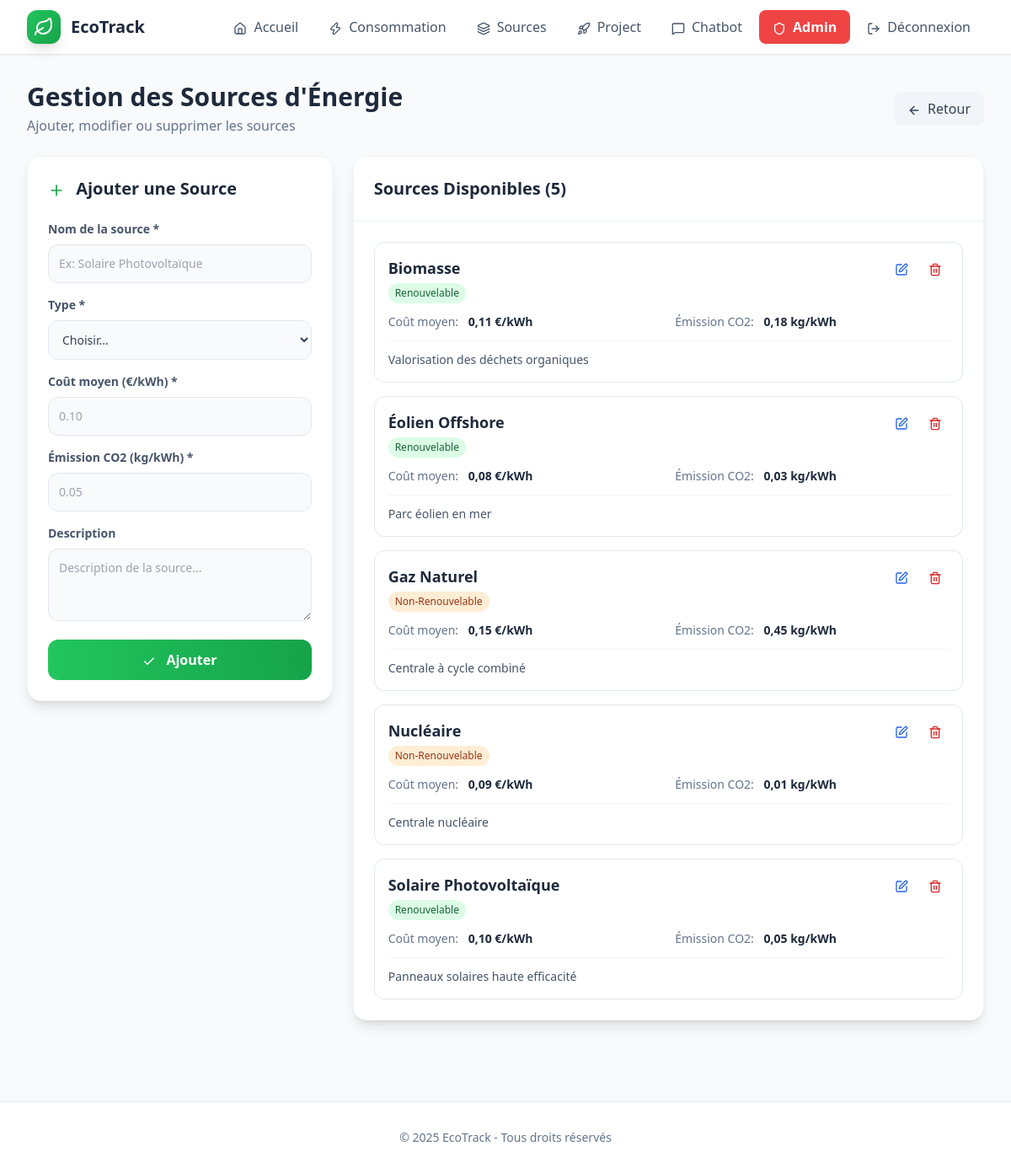
The page /view/backoffice/manage_sources.php (signed in) on the database its author committed.
### tables this page shows
CREATE TABLE source_energie (
  id INT UNSIGNED AUTO_INCREMENT PRIMARY KEY,
  nom VARCHAR(150) NOT NULL,
  type VARCHAR(50) NOT NULL,              
  cout_moyen DECIMAL(10,4) NOT NULL,      
  emission_carbone DECIMAL(10,4) NOT NULL,  
  description TEXT NULL,
  created_at TIMESTAMP DEFAULT CURRENT_TIMESTAMP
);

### view/backoffice/manage_sources.php (the view, shortened to what this page needs)
<?php
require_once '../../controller/functions.php';
$sources = getAllSources();
$editMode = false;
$editData = null;
?>
<div class="mb-6 flex justify-between items-center">
    <div>
        <h1 class="text-3xl font-bold text-slate-800">Gestion des Sources d'Énergie</h1>
        <p class="text-slate-500 mt-1">Ajouter, modifier ou supprimer les sources</p>
    </div>
    <a href="dashboard.php" class="px-4 py-2 bg-slate-100 text-slate-700 rounded-lg hover:bg-slate-200 transition-colors">
        <i data-lucide="arrow-left" class="w-4 h-4 inline mr-2"></i>Retour
    </a>
</div>
<div class="grid grid-cols-1 lg:grid-cols-3 gap-6">
    <div class="lg:col-span-1">
        <div class="bg-white rounded-2xl border border-slate-100 shadow-lg p-6 sticky top-24">
            <h2 class="text-xl font-bold text-slate-800 mb-6">
                <i data-lucide="<?php echo $editMode ? 'edit' : 'plus'; ?>" class="w-5 h-5 inline mr-2 text-green-600"></i>
                <?php echo $editMode ? 'Modifier' : 'Ajouter'; ?> une Source
            </h2>
            <form method="POST" class="space-y-4">
                <div>
                    <label class="block text-sm font-semibold text-slate-600 mb-2">Nom de la source *</label>
                    <input type="text" name="nom" required value="<?php echo $editMode ? htmlspecialchars($editData['nom']) : ''; ?>" class="w-full bg-slate-50 border border-slate-200 text-slate-900 text-sm rounded-xl focus:ring-green-500 focus:border-green-500 p-3" placeholder="Ex: Solaire Photovoltaïque">
                </div>
                <div>
                    <label class="block text-sm font-semibold text-slate-600 mb-2">Type *</label>
                    <select name="type" required class="w-full bg-slate-50 border border-slate-200 text-slate-700 text-sm rounded-xl focus:ring-green-500 focus:border-green-500 p-3">
                        <option value="">Choisir...</option>
                    </select>
                </div>
                <div>
                    <label class="block text-sm font-semibold text-slate-600 mb-2">Coût moyen (€/kWh) *</label>
                    <input type="number" name="cout_moyen" step="0.01" required value="<?php echo $editMode ? $editData['cout_moyen'] : ''; ?>" class="w-full bg-slate-50 border border-slate-200 text-slate-900 text-sm rounded-xl focus:ring-green-500 focus:border-green-500 p-3" placeholder="0.10">
                </div>
                <div>
                    <label class="block text-sm font-semibold text-slate-600 mb-2">Émission CO2 (kg/kWh) *</label>
                    <input type="number" name="emission_carbone" step="0.01" required value="<?php echo $editMode ? $editData['emission_carbone'] : ''; ?>" class="w-full bg-slate-50 border border-slate-200 text-slate-900 text-sm rounded-xl focus:ring-green-500 focus:border-green-500 p-3" placeholder="0.05">
                </div>
                <div>
                    <label class="block text-sm font-semibold text-slate-600 mb-2">Description</label>
                    <textarea name="description" rows="3" class="w-full bg-slate-50 border border-slate-200 text-slate-900 text-sm rounded-xl focus:ring-green-500 focus:border-green-500 p-3" placeholder="Description de la source..."><?php echo $editMode ? htmlspecialchars($editData['description']) : ''; ?></textarea>
                </div>
                <div class="flex gap-2">
                    <button type="submit" name="<?php echo $editMode ? 'modifier' : 'ajouter'; ?>" class="flex-1 bg-gradient-to-r from-green-500 to-green-600 text-white font-semibold py-3 px-6 rounded-xl hover:from-green-600 hover:to-green-700 transition-all">
                        <i data-lucide="check" class="inline w-4 h-4 mr-2"></i>
                        <?php echo $editMode ? 'Modifier' : 'Ajouter'; ?>
                    </button>
                </div>
            </form>
        </div>
    </div>
    <div class="lg:col-span-2">
        <div class="bg-white rounded-2xl border border-slate-100 shadow-lg overflow-hidden">
            <div class="p-6 border-b border-slate-100">
                <h2 class="text-xl font-bold text-slate-800">Sources Disponibles (<?php echo count($sources); ?>)</h2>
            </div>
            <div class="p-6 space-y-4">
                <?php if (empty($sources)): ?>
                <div class="text-center py-8 text-slate-500">
                    <i data-lucide="inbox" class="w-12 h-12 mx-auto mb-2 text-slate-300"></i>
                    <p>Aucune source enregistrée</p>
                </div>
                <?php else: ?>
                <?php foreach($sources as $source): ?>
                <div class="border border-slate-200 rounded-xl p-4 hover:shadow-md transition-shadow">
                    <div class="flex justify-between items-start mb-3">
                        <div class="flex-1">
                            <h3 class="font-bold text-slate-800 text-lg"><?php echo htmlspecialchars($source['nom']); ?></h3>
                            <span class="inline-flex px-2 py-1 text-xs font-medium rounded-full mt-1 <?php echo $source['type'] == 'Renouvelable' ? 'bg-green-100 text-green-800' : 'bg-orange-100 text-orange-800'; ?>">
                                <?php echo $source['type']; ?>
                            </span>
                        </div>
                        <div class="flex gap-2">
                            <a href="?edit=<?php echo $source['id']; ?>" class="p-2 text-blue-600 hover:bg-blue-50 rounded-lg transition-colors" title="Modifier">
                                <i data-lucide="edit" class="w-4 h-4"></i>
                            </a>
                            <form method="POST" onsubmit="return confirm('Supprimer cette source ?');" class="inline">
                                <button type="submit" name="supprimer" class="p-2 text-red-600 hover:bg-red-50 rounded-lg transition-colors" title="Supprimer">
                                    <i data-lucide="trash-2" class="w-4 h-4"></i>
                                </button>
                            </form>
                        </div>
                    </div>
                    <div class="grid grid-cols-2 gap-4 text-sm">
                        <div>
                            <span class="text-slate-500">Coût moyen:</span>
                            <span class="font-semibold text-slate-800 ml-2"><?php echo formatNumber($source['cout_moyen'], 2); ?> €/kWh</span>
                        </div>
                        <div>
                            <span class="text-slate-500">Émission CO2:</span>
                            <span class="font-semibold text-slate-800 ml-2"><?php echo formatNumber($source['emission_carbone'], 2); ?> kg/kWh</span>
                        </div>
                    </div>
                    <?php if (!empty($source['description'])): ?>
                    <p class="text-sm text-slate-600 mt-3 pt-3 border-t border-slate-100">
                        <?php echo htmlspecialchars($source['description']); ?>
                    </p>
                    <?php endif; ?>
                </div>
                <?php endforeach; ?>
                <?php endif; ?>
            </div>
        </div>
    </div>
</div>

### rows shown on the page
source_energie: nom "Biomasse", type "Renouvelable", cout_moyen "0,11", emission_carbone "0,18", description "Valorisation des déchets organiques"
source_energie: nom "Éolien Offshore", type "Renouvelable", cout_moyen "0,08", emission_carbone "0,03", description "Parc éolien en mer"
source_energie: nom "Gaz Naturel", type "Non-Renouvelable", cout_moyen "0,15", emission_carbone "0,45", description "Centrale à cycle combiné"
source_energie: nom "Nucléaire", type "Non-Renouvelable", cout_moyen "0,09", emission_carbone "0,01", description "Centrale nucléaire"
source_energie: nom "Solaire Photovoltaïque", type "Renouvelable", cout_moyen "0,10", emission_carbone "0,05", description "Panneaux solaires haute efficacité"

### other values the page prints
count($sources) "5"
